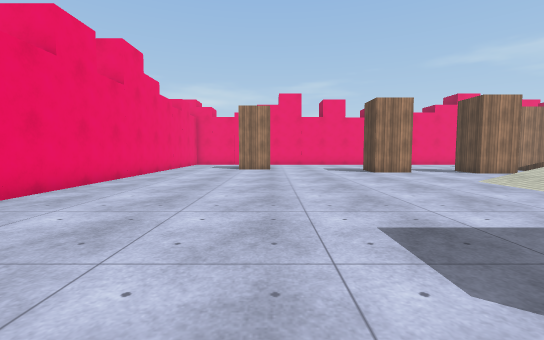
[1] (above)

16 first-person views from a walk through a 3-D level made in the Unity game engine. The camera is 1.2 m above the floor, tilts 4° down and sees 90° across. The floor is counted in squares, 1.3 m on a side. Each view is taken from the middle of a square. On the plan, view 1 faces up. The plan holds only what a view shows up to about 11 squares ahead; the rest is blank. The player is left out. Surface patterns are stand-ins for the level's own textures.

[2]
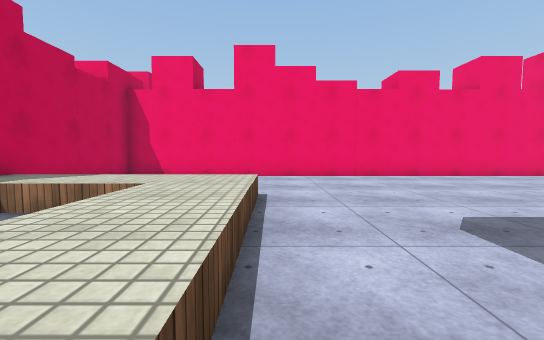

[3]
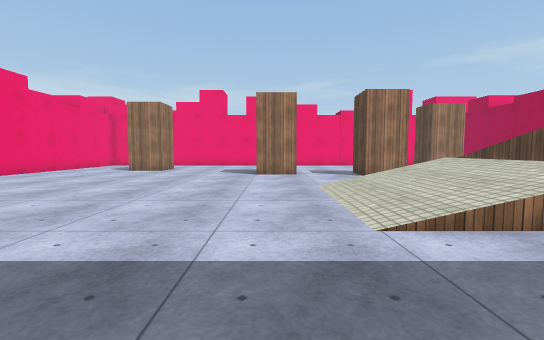

[4]
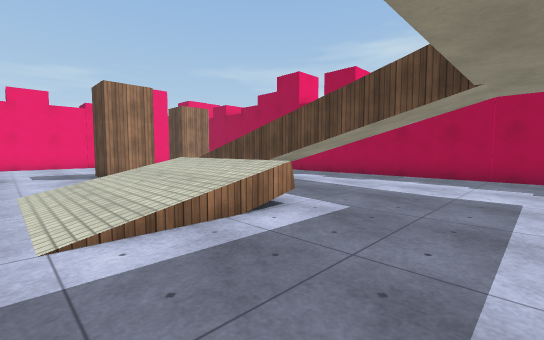

[5]
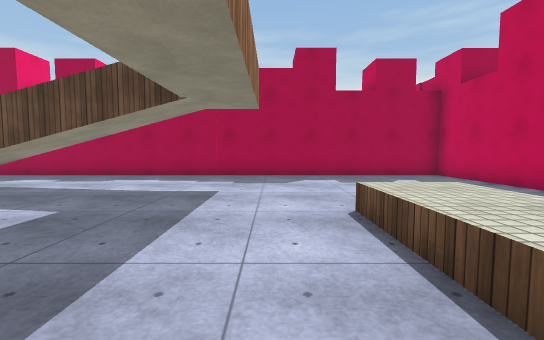

[6]
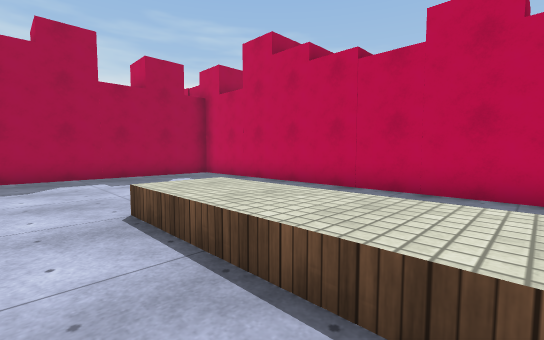

[7]
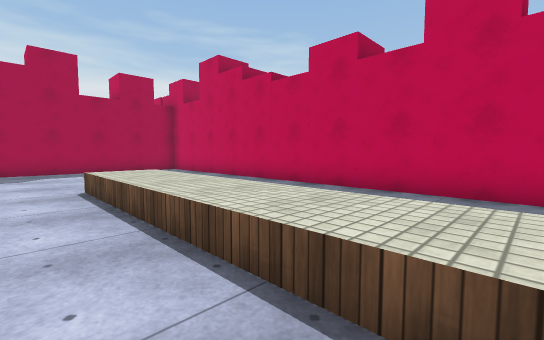

[8]
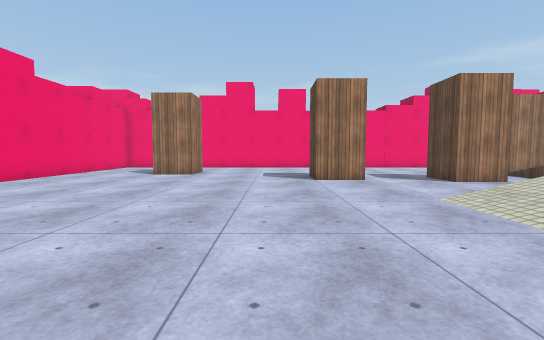

[9]
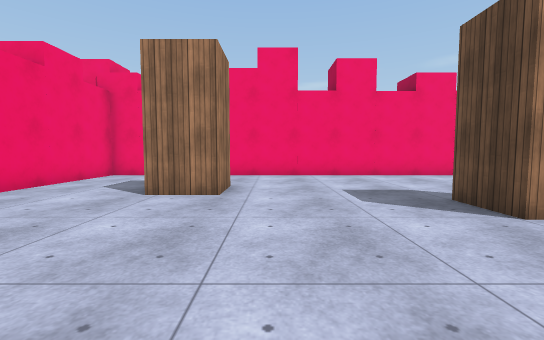

[10]
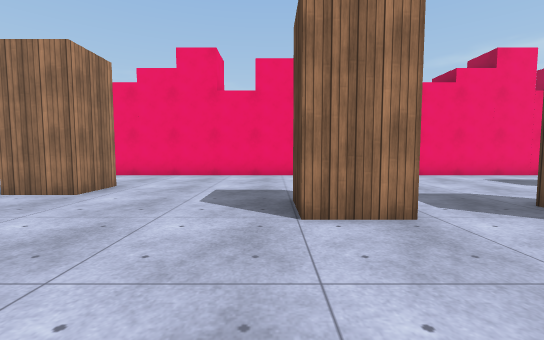

[11]
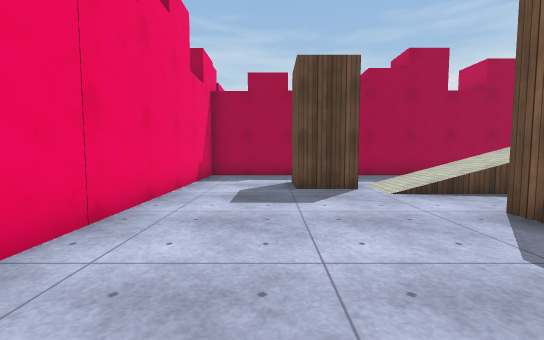

[12]
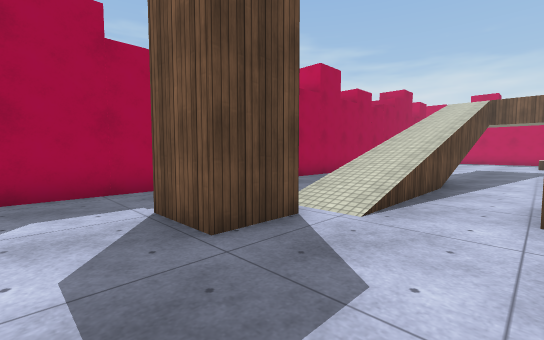

[13]
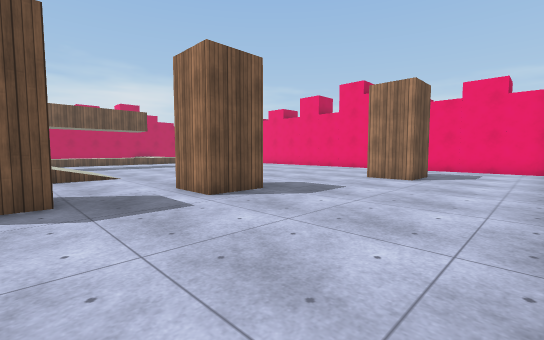

[14]
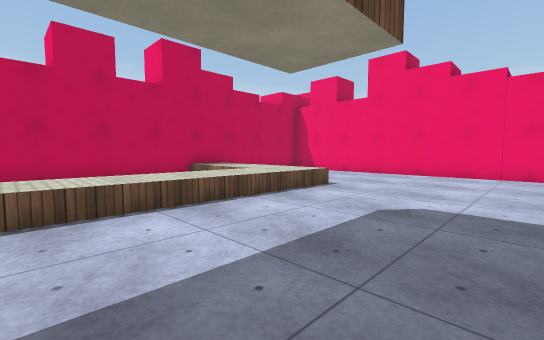

[15]
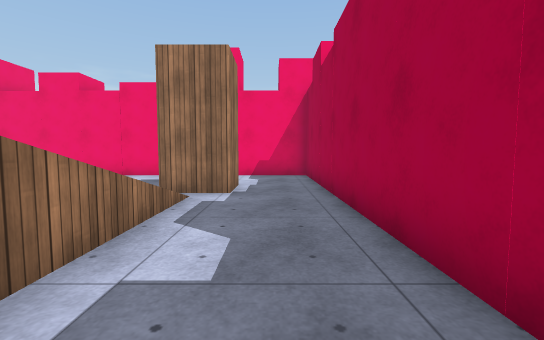

[16]
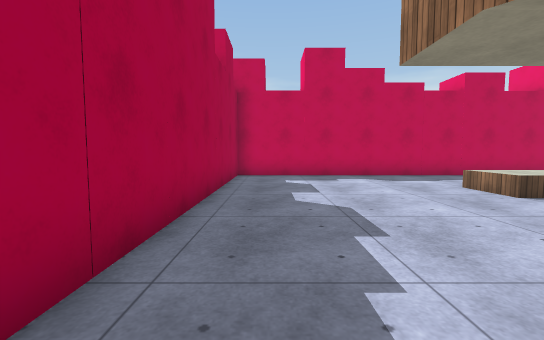

### Floor plan
Key: @ floor where view 1 was taken; # wall or solid block; . floor; / step, stairs or slope; = window, fence, low wall or low ledge; ^ raised ledge.
Columns run from 5 left of view 1 to 17 right of it. Each row starts with its distance up from view 1.
 19 #######################
 18 #.....................#
 17 #.....................#
 16 #.....................#
 15 #...##............##..#
 14 #...##............##..#
 13 #.........##.....//...#
 12 #.........##..##.//...#
 11 #.............##.//...#
 10 #................//...#
  9 #................//...#
  8 #...........//=..//...#
  7 #...........///..//...#
  6 #...........///..//...#
  5 #...........///..//...#
  4 #...........///.......#
  3 #.....................#
  2 #.....................#
  1 #.....................#
  0 #....@................#
 -1 #.....................#
 -2 #....^^^^^^^^^^^......#
 -3 #   .^^^^^^^^^^^......#
 -4 #   .^^       ........#
 -5 #   .^^       ........#
 -6 #   .^^ ..............#
 -7  ####  ################

Positions as (right, up) in squares from view 1, and headings:
1: (0, 0), facing up
2: (5, -1), facing left
3: (5, 1), facing up
4: (6, 1), facing up-right
5: (6, 0), facing right
6: (6, 0), facing down-right
7: (3, 0), facing down-right
8: (3, 3), facing up
9: (1, 8), facing up
10: (4, 8), facing up
11: (6, 16), facing right
12: (10, 17), facing down-right
13: (9, 18), facing down-left
14: (6, 3), facing down-left
15: (15, 8), facing up
16: (15, 4), facing down
